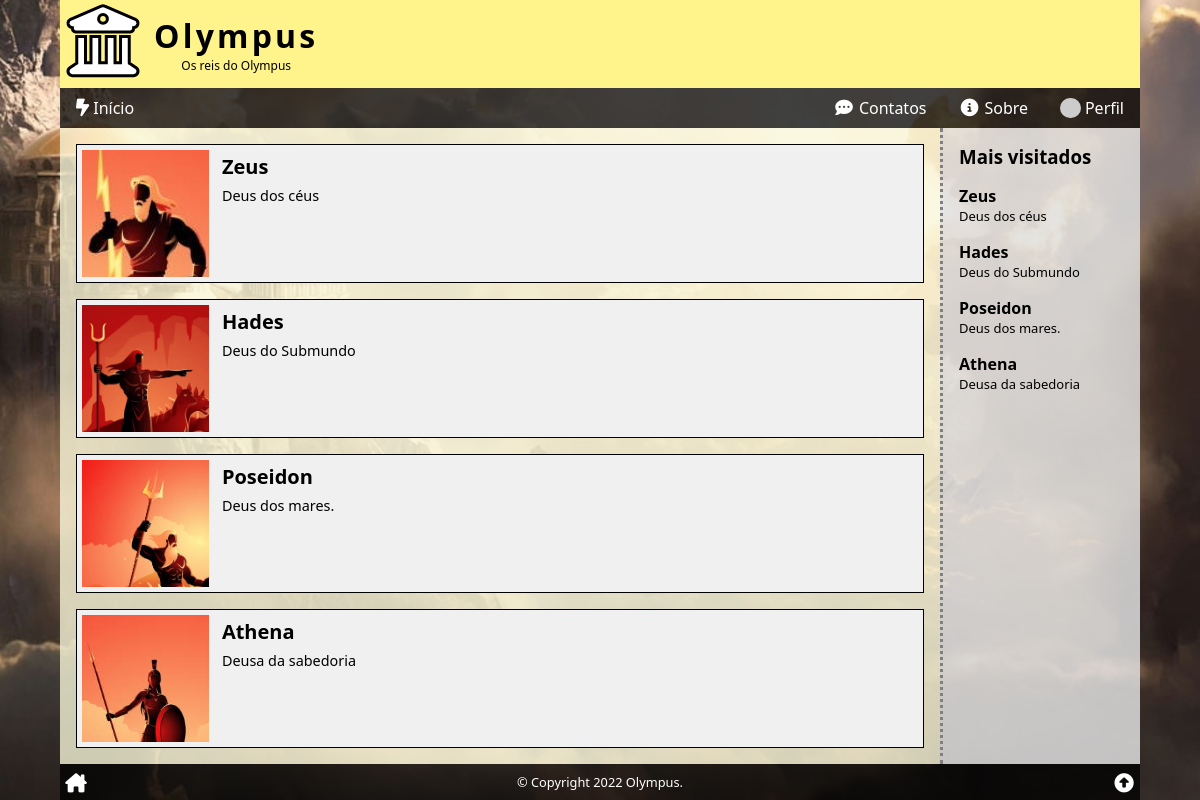
The page / (signed in) on the database its author committed.
### tables this page shows
CREATE TABLE articles (
    art_id INT PRIMARY KEY AUTO_INCREMENT,
    art_title VARCHAR(127),
    art_intro VARCHAR(255),
    art_thumb VARCHAR(255),
    art_content TEXT,
    art_author INT,
    art_views int DEFAULT "0",
    art_date TIMESTAMP DEFAULT CURRENT_TIMESTAMP,
    art_status ENUM('on', 'off', 'deleted') DEFAULT 'on',
    FOREIGN KEY (art_author) REFERENCES users (user_id)

);

### index.php (the view, shortened to what this page needs)
<?php
require($_SERVER['DOCUMENT_ROOT'] . '/_config.php');
$sql = <<<SQL
SELECT art_id, art_title, art_intro, art_thumb
    FROM articles
WHERE art_status = 'on'
    AND art_date <= NOW()
ORDER BY art_date DESC;
SQL;
$res = $conn->query($sql);
$artigos = '<div class="items">' . "\n";
while ($artigo = $res->fetch_assoc()) :
    $artigos .= <<<HTML
        <div class="item" onclick="location.href='/ler/?id={$artigo['art_id']}'">
            <div class="thumb" style="background-image: url('{$artigo['art_thumb']}')" title="Imagem de {$artigo['art_title']}"></div>
            <div class="body">
                <h4>{$artigo['art_title']}</h4>
                <span>{$artigo['art_intro']}</span>
            </div>
        </div>
HTML;
endwhile;
$artigos .= '</div>';
require($_SERVER['DOCUMENT_ROOT'] . '/_header.php');
?>
<section>
    <?php
    echo $artigos;
    ?>
</section>
<aside>
    <?php
    $mv = mostViewed();
    if ($mv) echo "<h3>Mais visitados</h3>{$mv}";
    ?>
</aside>
<?php
require($_SERVER['DOCUMENT_ROOT'] . '/_footer.php');

### _config.php (shortened to what this page needs)
<?php
$ini = parse_ini_file($_SERVER['DOCUMENT_ROOT'] . '/_config.ini', true);
foreach ($ini as $key => $val) :
    if ($_SERVER['SERVER_NAME'] === $key) :
        $conn = new mysqli($val['hostname'], $val['username'], $val['password'], $val['database']);
    endif;
endforeach;
$conn->query("SET NAMES 'utf8'");
$conn->query('SET character_set_connection=utf8');
$conn->query('SET character_set_client=utf8');
$conn->query('SET character_set_results=utf8');
$conn->query('SET GLOBAL lc_time_names = pt_BR');
$conn->query('SET lc_time_names = pt_BR');
function mostViewed($num = 4)
{
    global $conn;
    $sql = <<<SQL
SELECT art_id, art_title, art_intro
FROM articles
WHERE art_status = 'on'
	AND art_date <= NOW()
ORDER BY art_views DESC
LIMIT {$num};
SQL;
    $res = $conn->query($sql);
    $out = '';
    if ($res->num_rows > 0) :
        while ($art = $res->fetch_assoc()) :
            $out .= <<<HTML
<div class="side-art-box" onclick="location.href='/ler/?id={$art['art_id']}'">
    <div class="side-art-title">{$art['art_title']}</div>
    <div class="side-art-intro">{$art['art_intro']}</div>
</div>
HTML;
        endwhile;
    else :
        $out = false;
    endif;
    return $out;
}

### style.css (style rules this page uses)
* { box-sizing: border-box; outline: none; transition: .2s; }
html, body { position: relative; width: 100%; height: 100%; padding: 0; margin: 0; font-family: 'Segoe UI', Tahoma, Geneva, Verdana, sans-serif; font-size: 16px; }
header, nav, section, article, main, aside, footer { display: block; }
body { background-color: rgb(170, 170, 170); background-attachment: fixed; background-image: url('/img/olympuus.jpg'); background-position: center; background-repeat: no-repeat; background-size: cover; }
.wrap>main>section, .wrap>main>aside { padding: 1rem; }
.wrap>main>section { flex-grow: 1; background-color: rgba(249, 247, 218, 0.794); }
.wrap>main>aside { border-top: 3px dotted grey; background: rgba(224, 224, 224, .85); }
.wrap>main>section>h2:first-child, .wrap>main>aside>h3:first-child { margin: 0; }
.item { background-color: rgb(240, 240, 240); margin-bottom: 1rem; border: 1px solid rgb(0, 0, 0); cursor: pointer; }
.items .item:last-child { margin-bottom: 0; }
.item .thumb { margin: 5px; width: 100%; aspect-ratio: 1 / 1; background-attachment: local; background-position: center; background-repeat: no-repeat; background-size: cover; }
.item .body { padding: .5rem; }
.item .body span { font-size: .9rem; }
.item h4 { font-size: 20px; margin: 0 0 .25rem 0; }
@media (min-width: 426px) { .items { display: grid; grid-template-columns: 50% 50%; grid-column-gap: 1rem; margin-right: 1rem; } }
@media (min-width: 576px) { .items { display: block; margin: 0; } }
@media (min-width: 576px) { .item { display: flex; } }
@media (min-width: 576px) { .item .thumb { width: 15%; } }
@media (min-width: 768px) { .wrap>main>aside { border-top: none; border-left: 3px dotted grey; flex: 0 0 200px; } }
.side-art-box { margin: 1rem 0; cursor: pointer; }
.side-art-title { font-weight: bold; }
.side-art-intro { font-size: small; }

### rows shown on the page
articles: art_thumb (picture), art_title "Zeus", art_intro "Deus dos céus"
articles: art_thumb (picture), art_title "Hades", art_intro "Deus do Submundo"
articles: art_thumb (picture), art_title "Poseidon", art_intro "Deus dos mares."
articles: art_thumb (picture), art_title "Athena", art_intro "Deusa da sabedoria"
